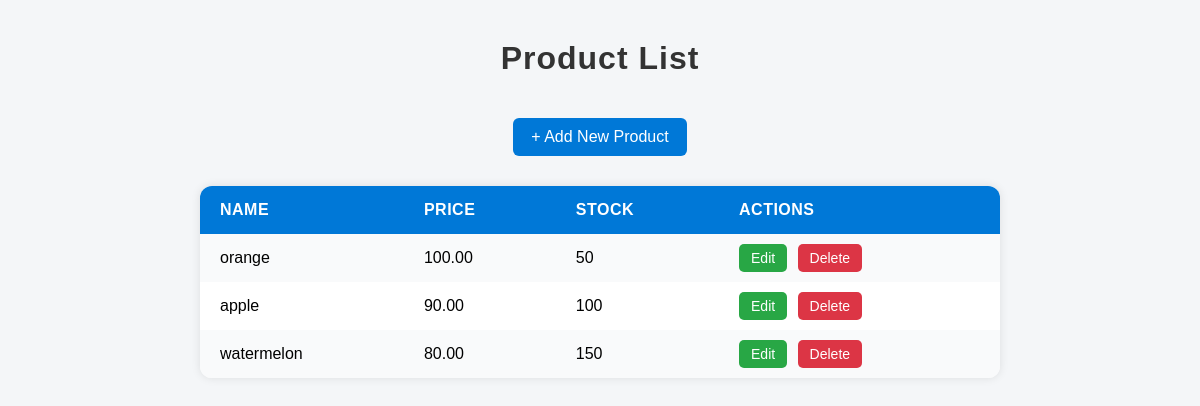
The page /list/ on the database as committed earlier.
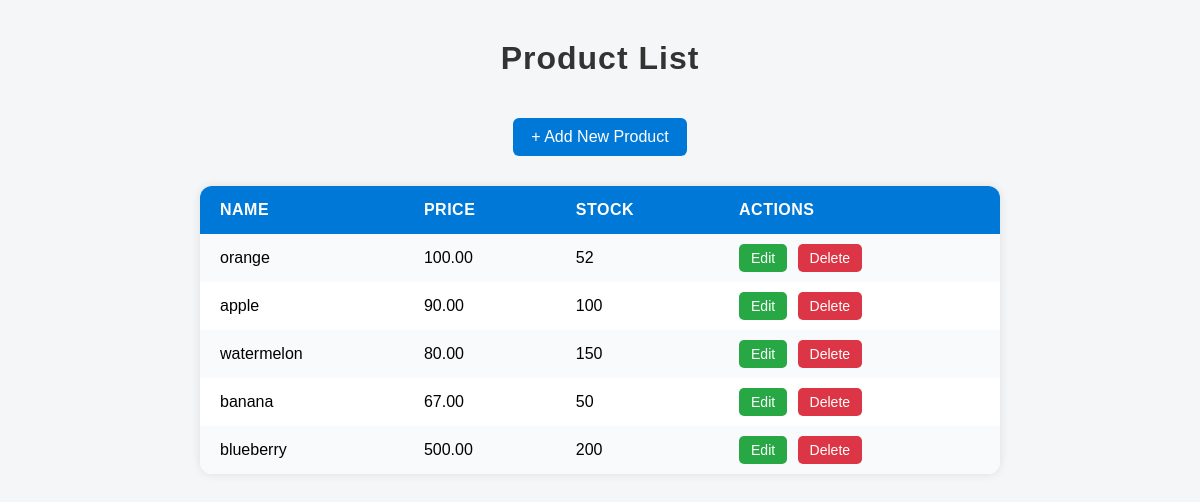
The same page on the database as committed later.
### cartapp/models.py (models this page shows)
class ProductModel(models.Model):
    name = models.CharField(max_length=20)
    price = models.DecimalField(max_digits=10,decimal_places=2)
    stock = models.IntegerField()

### cartapp/views.py (the view)
# urls.py: path('list/',Product_List_View.as_view(),name="list"),
class Product_List_View(View):
    def get (self,request):
        products = ProductModel.objects.all()
        return render(request,"product_list.html",{"products":products})

### cartapp/templates/product_list.html (shortened to what this page needs)
<!DOCTYPE html>
<html lang="en">
<head>
</head>
<body>
    <h1>Product List</h1>
    <a href="{% url 'add' %}" class="add-btn">+ Add New Product</a>
    <table>
        <tr>
            <th>Name</th>
            <th>Price</th>
            <th>Stock</th>
            <th>Actions</th>
        </tr>
        {% for product in products %}
        <tr>
            <td>{{ product.name }}</td>
            <td>{{ product.price }}</td>
            <td>{{ product.stock }}</td>
            <td class="action-btns">
                <a href="{% url 'update' product.id %}" class="edit-btn">Edit</a>
                <a href="{% url 'delete' product.id %}" class="delete-btn" onclick="return confirm('Are you sure you want to delete this product?');">Delete</a>
            </td>
        </tr>
        {% empty %}
        <tr>
            <td colspan="4" style="text-align:center; color: gray;">No products available</td>
        </tr>
        {% endfor %}
    </table>
</body>
</html>

### cartapp/templates/product_list.html (style rules this page uses)
body { font-family: 'Poppins', sans-serif; background-color: #f4f6f8; margin: 0; padding: 0; display: flex; flex-direction: column; align-items: center; min-height: 100vh; }
h1 { margin-top: 40px; color: #333; letter-spacing: 1px; }
table { margin-top: 30px; border-collapse: collapse; width: 80%; max-width: 800px; background-color: white; box-shadow: 0 0 10px rgba(0, 0, 0, 0.1); border-radius: 12px; overflow: hidden; }
th, td { padding: 15px 20px; text-align: left; }
th { background-color: #0078d7; color: white; text-transform: uppercase; letter-spacing: 0.5px; }
tr:nth-child(even) { background-color: #f9fafb; }
a.add-btn { display: inline-block; margin-top: 20px; padding: 10px 18px; background-color: #0078d7; color: white; text-decoration: none; border-radius: 6px; font-weight: 500; transition: background 0.3s; }
.action-btns a { text-decoration: none; padding: 6px 12px; border-radius: 5px; font-size: 14px; margin-right: 6px; }
.edit-btn { background-color: #28a745; color: white; }
.delete-btn { background-color: #dc3545; color: white; }

Rows that differ between the two databases and show on the page:
changed ProductModel "orange": stock "50" → "52"
added ProductModel: name "banana", price "67.00", stock "50"
added ProductModel: name "blueberry", price "500.00", stock "200"
